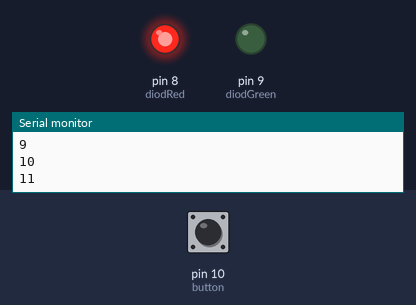
The sketch below on a simulated Arduino Uno, built with avr-gcc and run on an emulated ATmega328P. Parts: output pins drawn as LEDs (lit = HIGH), the last lines printed to the serial monitor. The test bench sets the inputs (shaded band); at power-on: pin 10 (button) HIGH.

Above: at 1.2 s.
1.3 s: pin 10 (button) pulled LOW for 0.15 s
At 1.37 s:
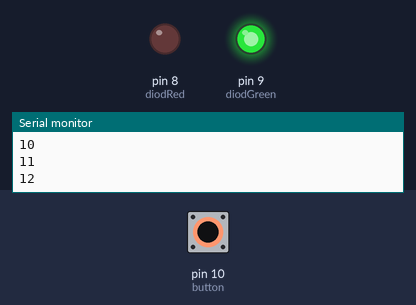
2.9 s: pin 10 (button) pulled LOW for 3.2 s
At 7.4 s:
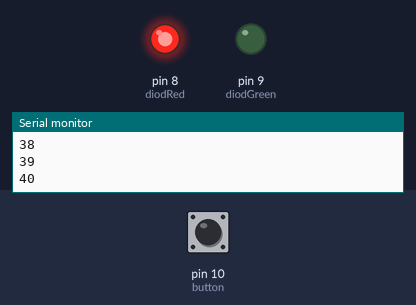
Timing chart, 0 to 8.9 s (numbered marks = the images above; inputs shaded):
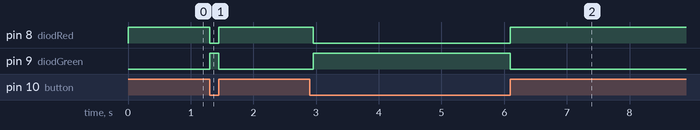

The sketch:

Arduino_Podstawy_Komunikacja_z_PC_3_LicznikByte.ino
```cpp
#define diodRed 8
#define diodGreen 9
#define button 10

byte licznik = 0;

void setup() {
  Serial.begin(9600); //predkosc transmisji

  pinMode(diodRed, OUTPUT);
  pinMode(diodGreen, OUTPUT);
  pinMode(button, INPUT_PULLUP);

  digitalWrite(diodRed, LOW);
  digitalWrite(diodGreen, LOW);

}

void loop() {
  if(digitalRead(button) == LOW){
    digitalWrite(diodGreen, HIGH);
    digitalWrite(diodRed, LOW);
  }
  else{
    digitalWrite(diodGreen, LOW);
    digitalWrite(diodRed, HIGH);
    Serial.println("UWAGA! Przycisk nie jest wcisniety => Okno otwarte!");
    while ( digitalRead(button) == HIGH ){
      Serial.println(licznik);
      licznik = licznik + 1;
      delay(100);
    }
  }

}
```

Measured:
- after the input at 1.3 s, pin 8 (diodRed): HIGH → LOW at once, → HIGH 0.15 s later; pin 9 (diodGreen): LOW → HIGH at once, → LOW 0.15 s later
- after the input at 2.9 s, pin 8 (diodRed): HIGH → LOW after 0.05 s, → HIGH 3.1 s later; pin 9 (diodGreen): LOW → HIGH after 0.05 s, → LOW 3.1 s later
